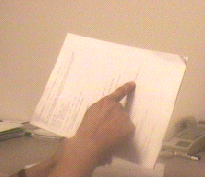
#> input picture MP6/input.bmp, 205 x 177 px, found by its file name
$ python mp6.py
#> lines starting #> are read from the running program, lines starting #| are printed output that depends on the picture; after the words box and inside, x2 and y2 are one past the last pixel; in counts of white or black regions, pixels touching at a corner belong together
import numpy as np
import matplotlib.pyplot as plt
import sys
sys.path.append('MP5')
from mp5 import CannyEdgeDetection
import cv2

def HoughTransform(edge_image, theta_res, rho_res):
    """
    Performs Hough Transform on the edge image.
    """
    # Define thetas
    thetas = np.deg2rad(np.arange(-90, 90, theta_res))

    # Define rhos
    diagonal = np.sqrt(edge_image.shape[0]**2 + edge_image.shape[1]**2)
    rhos = np.arange(-diagonal, diagonal, rho_res)

    # Initialize accumulator
    accumulator = np.zeros((len(rhos), len(thetas)))

    # Get indices of edge pixels
    edge_pixels = np.argwhere(edge_image > 0)

    # perfrom local maxima


    # Perform Hough Transform
    for i in range(len(edge_pixels)):
        x, y = edge_pixels[i]
        for j in range(len(thetas)):
            rho = x*np.cos(thetas[j]) + y*np.sin(thetas[j])
            rho_idx = np.argmin(np.abs(rhos - rho))
            # rho_idx = np.where(rhos > rho)[0][0]
            accumulator[rho_idx, j] += 1

    return accumulator, rhos, thetas

def sig_intersection_from_accumulator(accumulator, rhos, thetas, threshold):
    """
    Extracts significant intersections from the accumulator.
    """
    # help find local maxima

    intersections = []
    for i in range(accumulator.shape[0]):
        for j in range(accumulator.shape[1]):
            if accumulator[i, j] > threshold:
                rho = rhos[i]
                theta = thetas[j]
                intersections.append((rho, theta))

    # remove lines close to each other
    for i in range(len(intersections)):
        for j in range(i+1, len(intersections)):
            if intersections[j] is None or intersections[i] is None:
                continue
            rho1, theta1 = intersections[i]
            rho2, theta2 = intersections[j]
            if abs(rho1 - rho2) < 10 and abs(theta1 - theta2) < 10:
                intersections[i] = None
    intersections = [intersection for intersection in intersections if intersection is not None]

    return intersections


# [5 lines of commented-out code are left out]

img = cv2.imread("MP6/input.bmp", cv2.IMREAD_GRAYSCALE)
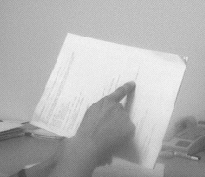
#> img: shape (177, 205); min 63, max 245, mean 179
img_copy = img.copy()


# [17 lines of commented-out code are left out]
edges = cv2.Canny(img, 100, 200)
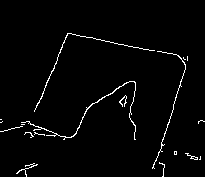
#> edges: shape (177, 205); 2.3% white in thin lines or dots, all inside (x1, y1, x2, y2) = (0, 33, 205, 177)

# [5 lines of commented-out code are left out]

accumulator, rhos, thetas = HoughTransform(edges, 2, 1) #
#> in HoughTransform, `edge_pixels = np.argwhere(edge_image > 0)`: edge_pixels = 832 pairs, first value 33 to 176, second value 0 to 204
#> the loop in HoughTransform, `for i in range(len(edge_pixels)):` made 832 passes
#> (x, y) on passes 1 to 3: (33, 67), (33, 68), (33, 69)
#> after the loop in HoughTransform, `for i in range(len(edge_pixels)):`:
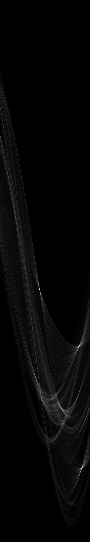
#> accumulator: shape (542, 90) float64; min 0, max 66, mean 1.5; drawn with min black and max white
#> rhos = 542 values from -270.8 to 270.2; thetas = 90 values from -1.57 to 1.54
intersections = sig_intersection_from_accumulator(accumulator, rhos, thetas, 25) #
#> after the loop in sig_intersection_from_accumulator, `for i in range(accumulator.shape[0]):`: intersections = 45 pairs, first value 13.16 to 200.2, second value -0.384 to 1.33
#> the loop in sig_intersection_from_accumulator, `for i in range(len(intersections)):` made 45 passes
#> after the loop in sig_intersection_from_accumulator, `for i in range(len(intersections)):`: intersections = 45 items
#> in sig_intersection_from_accumulator, `intersections = [intersection for intersection in intersections if int..`: intersections = [(28.16, -0.14), (78.16, 1.12), (109.2, -0.314), (143.2, 0.698), (200.2, 1.22)]

print("Number of intersections: ", len(intersections))
#| Number of intersections:  5
plt.figure(figsize=(10, 10))

plt.subplot(121)
plt.title("Hough Transform")
plt.imshow(accumulator, cmap='hsv')

# plt.subplot(122)
# plt.imshow(accumulator, cmap='gray')

plt.subplot(122)
plt.title("Detected Lines over Raw Image")
plt.imshow(img_copy, cmap='gray')
for intersection in intersections:
    rho, theta = intersection
    a = np.cos(theta)
    b = np.sin(theta)
    x0 = a*rho
    y0 = b*rho
    x1 = int(x0 + 2000*(-b))
    y1 = int(y0 + 2000*(a))
    x2 = int(x0 - 2000*(-b))
    y2 = int(y0 - 2000*(a))

    # clip the lines
    if x1 < 0:
        x1 = 0
        y1 = int(rho/b)
    if x2 < 0:
        x2 = 0
        y2 = int(rho/b)
    if x1 >= img.shape[0]:
        x1 = img.shape[0] -1
        y1 = int((rho - x1*a)/b)
    if x2 >= img.shape[0]:
        x2 = img.shape[0] -1
        y2 = int((rho - x2*a)/b)
    if y1 < 0:
        y1 = 0
        x1 = int(rho/a)
    if y2 < 0:
        y2 = 0
        x2 = int(rho/a)
    if y1 >= img.shape[1]:
        y1 = img.shape[1] -1
        x1 = int((rho - y1*b)/a)
    if y2 >= img.shape[1]:
        y2 = img.shape[1] -1
        x2 = int((rho - y2*b)/a)


    plt.plot([y2, y1], [x2, x1], 'w')
#> this loop made 5 passes
#> (rho, theta, a, b, x0, y0) on passes 1 to 5: (28.16, -0.14, 0.99, -0.139, 27.89, -3.92), (78.16, 1.12, 0.438, 0.899, 34.26, 70.25), (109.2, -0.314, 0.951, -0.309, 103.8, -33.73), (143.2, 0.698, 0.766, 0.643, 109.7, 92.02), (200.2, 1.22, 0.342, 0.94, 68.46, 188.1)

plt.show()
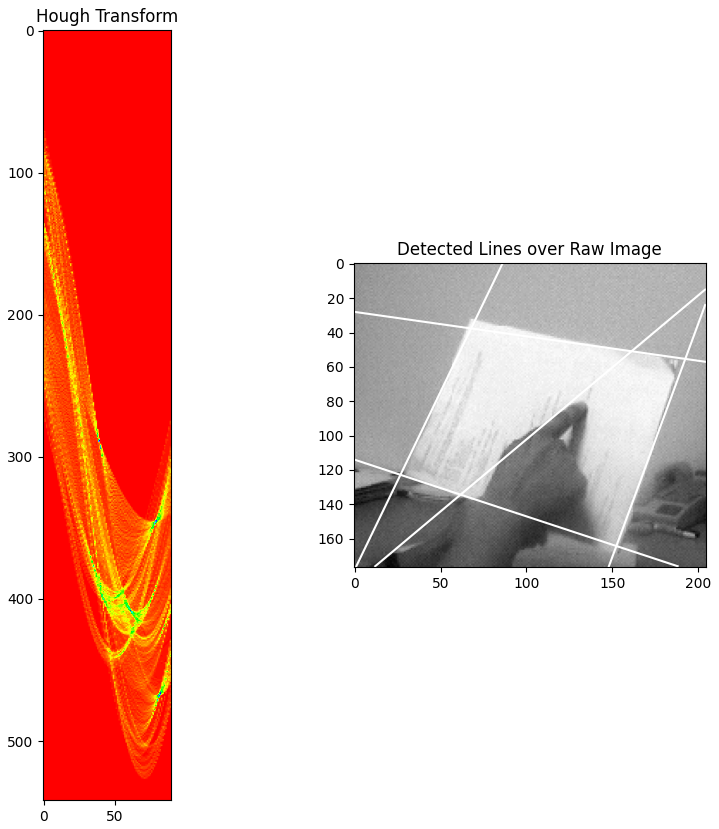
#> figure drawn by matplotlib, 2 panels
